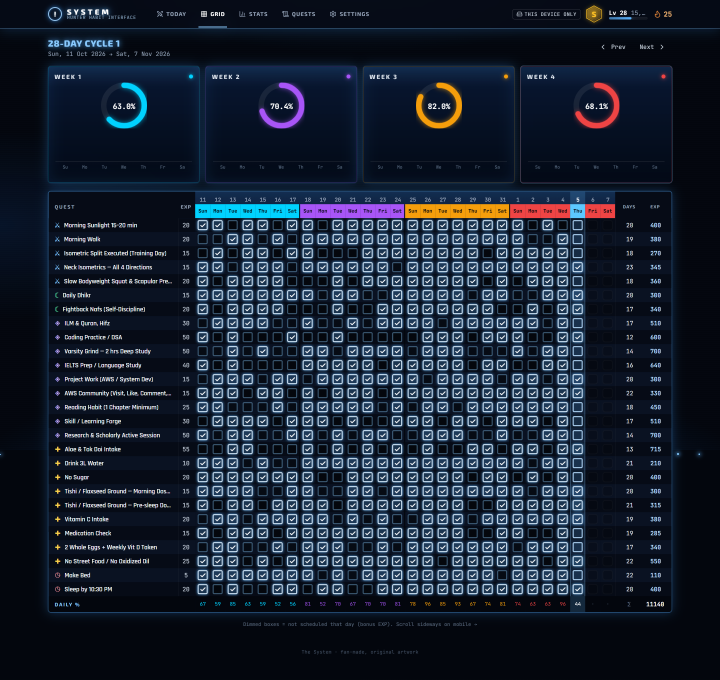
#> input picture docs/screenshots/02-grid-desktop.png, 2160 x 2039 px (shown at 1/3 size)
$ python make_cover.py
#> lines starting #> are read from the running program, lines starting #| are printed output that depends on the picture; after the words box and inside, x2 and y2 are one past the last pixel; in counts of white or black regions, pixels touching at a corner belong together
"""Compose the README banner + LinkedIn post image from the captured screenshots.

Usage:  python scripts/make_cover.py      (run `npm run screenshots` first)
Outputs:
  docs/assets/cover-linkedin.png  1200x627  (LinkedIn link/post image ratio 1.91:1)
  docs/assets/banner.png          1600x560  (README hero)
"""
from pathlib import Path
from PIL import Image, ImageDraw, ImageFilter, ImageFont

ROOT = Path(__file__).resolve().parent.parent
SHOTS = ROOT / "docs" / "screenshots"
OUT = ROOT / "docs" / "assets"
OUT.mkdir(parents=True, exist_ok=True)

BG = (11, 14, 20)
CYAN = (120, 196, 255)
SKY = (59, 158, 255)
WHITE = (226, 243, 255)
MUTED = (120, 140, 160)


def font(names, size):
    for n in names:
        for base in (Path("C:/Windows/Fonts"), Path("/usr/share/fonts/truetype/dejavu")):
            p = base / n
            if p.exists():
                return ImageFont.truetype(str(p), size)
    return ImageFont.load_default()


BOLD = ["bahnschrift.ttf", "segoeuib.ttf", "arialbd.ttf", "DejaVuSans-Bold.ttf"]
MONO = ["consola.ttf", "cour.ttf", "DejaVuSansMono.ttf"]


def backdrop(w, h):
    img = Image.new("RGB", (w, h), BG)
    glow = Image.new("RGB", (w, h), (0, 0, 0))
    g = ImageDraw.Draw(glow)
    g.ellipse([-w * 0.2, -h * 0.9, w * 0.7, h * 0.6], fill=(10, 60, 80))
    g.ellipse([w * 0.55, h * 0.4, w * 1.3, h * 1.6], fill=(45, 20, 70))
    glow = glow.filter(ImageFilter.GaussianBlur(120))
    img = Image.blend(img, glow, 0.6)
    d = ImageDraw.Draw(img)
    for x in range(0, w, 40):  # subtle grid
        d.line([(x, 0), (x, h)], fill=(16, 24, 36))
    for y in range(0, h, 40):
        d.line([(0, y), (w, y)], fill=(16, 24, 36))
    return img


def framed(shot: Image.Image, width: int, radius=18):
    ratio = width / shot.width
    s = shot.resize((width, int(shot.height * ratio)), Image.LANCZOS)
    mask = Image.new("L", s.size, 0)
    ImageDraw.Draw(mask).rounded_rectangle([0, 0, s.width, s.height], radius, fill=255)
    framed_img = Image.new("RGBA", (s.width + 6, s.height + 6), (0, 0, 0, 0))
    ImageDraw.Draw(framed_img).rounded_rectangle([0, 0, s.width + 5, s.height + 5], radius + 3, outline=SKY + (200,), width=3)
    framed_img.paste(s, (3, 3), mask)
    return framed_img


def shadowed(base: Image.Image, layer: Image.Image, xy):
    sh = Image.new("RGBA", base.size, (0, 0, 0, 0))
    ImageDraw.Draw(sh).rounded_rectangle([xy[0], xy[1], xy[0] + layer.width, xy[1] + layer.height], 20, fill=(0, 255, 255, 70))
    sh = sh.filter(ImageFilter.GaussianBlur(22))
    base.alpha_composite(sh)
    base.alpha_composite(layer, xy)


def compose(w, h, title_size, path):
    img = backdrop(w, h).convert("RGBA")
    d = ImageDraw.Draw(img)
    pad = int(w * 0.05)

    # text block
    d.text((pad, int(h * 0.16)), "THE SYSTEM", font=font(BOLD, title_size), fill=CYAN)
    d.text((pad, int(h * 0.16) + title_size + 10), "Solo Leveling-inspired", font=font(BOLD, int(title_size * 0.34)), fill=WHITE)
    d.text((pad, int(h * 0.16) + int(title_size * 1.5) + 14), "RPG habit tracker", font=font(BOLD, int(title_size * 0.34)), fill=WHITE)
    bullets = ["Daily quests · EXP · E→S rank", "28-day grid · streaks · stats", "Offline PWA · React + TS"]
    y = int(h * 0.16) + int(title_size * 2.25) + 26
    for b in bullets:
        d.text((pad, y), "▸ " + b, font=font(MONO, int(title_size * 0.24)), fill=MUTED)
        y += int(title_size * 0.38)
    d.text((pad, h - pad - int(title_size * 0.3)), "ARISE AND LEVEL UP.", font=font(BOLD, int(title_size * 0.3)), fill=SKY)

    # screenshots
    desk = Image.open(SHOTS / "02-grid-desktop.png").convert("RGB")
    desk = desk.crop((0, 0, desk.width, int(desk.width * 0.62)))
    mob = Image.open(SHOTS / "05-today-mobile.png").convert("RGB")
    mob = mob.crop((0, 0, mob.width, int(mob.width * 1.9)))

    dw = int(w * 0.45)
    dl = framed(desk, dw)
    dx = w - dw - int(pad * 0.6)
    dy = int(h * 0.12)
    shadowed(img, dl, (dx, dy))

    mw = int(w * 0.13)
    ml = framed(mob, mw, radius=22)
    mh = min(ml.height, h - int(h * 0.28))
    ml = ml.crop((0, 0, ml.width, mh))
    shadowed(img, ml, (dx - int(mw * 0.35), h - mh - int(pad * 0.35)))

    img.convert("RGB").save(path, optimize=True)
    print("wrote", path)


if __name__ == "__main__":
    compose(1200, 627, 76, OUT / "cover-linkedin.png")
#> in backdrop, `glow = Image.new("RGB", (w, h), (0, 0, 0))`: glow: PIL image 1200x627 RGB; every value is 0
#> in backdrop, `img = Image.blend(img, glow, 0.6)`:
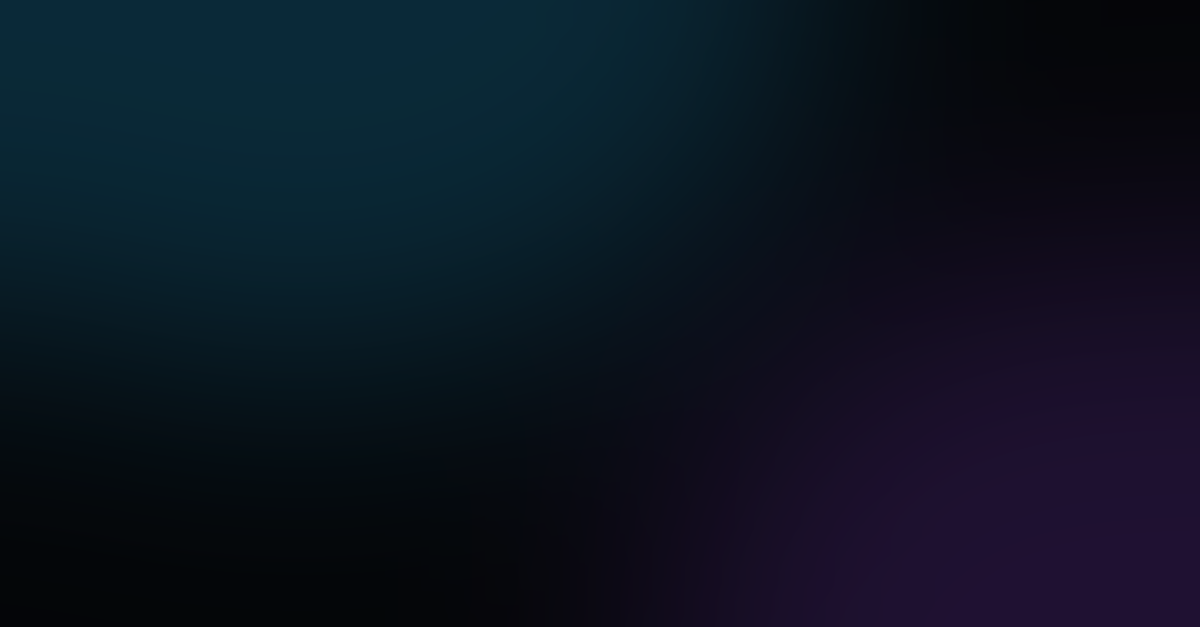
#> img: PIL image 1200x627 RGB; mean R, G, B 12, 20.1, 33.2
#> the loop in font, `for n in names:` made 4 passes
#> n on passes 1 to 4: 'bahnschrift.ttf', 'segoeuib.ttf', 'arialbd.ttf', 'DejaVuSans-Bold.ttf'
#> after the loop in compose, `for b in bullets:`: y = 381
#> in compose, desk is the input picture: PIL image 2160x2039 RGB; mean R, G, B 25.5, 35.9, 51.6
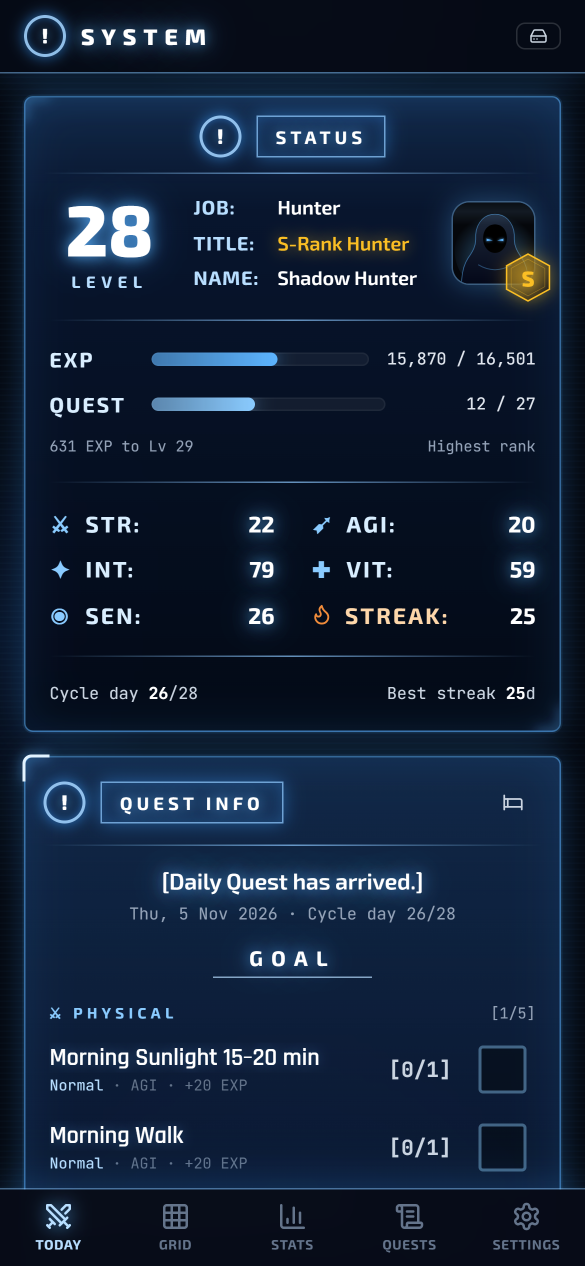
#> input picture docs/screenshots/05-today-mobile.png, 1170 x 2532 px (shown at 1/2 size)
#> in compose, mob is the input picture: PIL image 1170x2532 RGB; mean R, G, B 19.6, 34.9, 57.2
#> in framed, `mask = Image.new("L", s.size, 0)`: mask: PIL image 540x334 L; every value is 0
#> in framed, `ImageDraw.Draw(mask).rounded_rectangle([0, 0, s.width, s.height], radi..`:
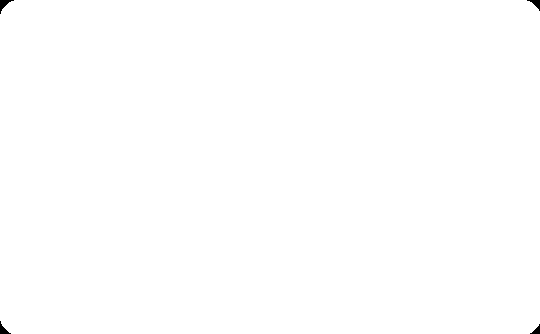
#> mask: PIL image 540x334 L; 99.9% white; 4 black regions, box (x1, y1, x2, y2) and area: (0, 0, 14, 14) 74, (527, 0, 540, 11) 60, (0, 321, 11, 334) 60, (530, 324, 540, 334) 47
#> in framed, `framed_img = Image.new("RGBA", (s.width + 6, s.height + 6), (0, 0, 0, ..`: framed_img: PIL image 546x340 RGBA; every value is 0
#> in shadowed, `sh = Image.new("RGBA", base.size, (0, 0, 0, 0))`: sh: PIL image 1200x627 RGBA; every value is 0
#> in framed (call 2), `mask = Image.new("L", s.size, 0)`: mask: PIL image 156x296 L; every value is 0
#> in framed (call 2), `ImageDraw.Draw(mask).rounded_rectangle([0, 0, s.width, s.height], radi..`: mask: PIL image 156x296 L; 99.2% white; 4 black regions, box (x1, y1, x2, y2) and area: (0, 0, 18, 18) 111, (139, 0, 156, 15) 93, (0, 279, 15, 296) 93, (142, 282, 156, 296) 76
#> in framed (call 2), `framed_img = Image.new("RGBA", (s.width + 6, s.height + 6), (0, 0, 0, ..`: framed_img: PIL image 162x302 RGBA; every value is 0
    compose(1600, 560, 84, OUT / "banner.png")
#> call 2 of backdrop, with w = 1600, h = 560
#> in backdrop (call 2), `glow = Image.new("RGB", (w, h), (0, 0, 0))`: glow: PIL image 1600x560 RGB; every value is 0
#> in backdrop (call 2), `img = Image.blend(img, glow, 0.6)`:
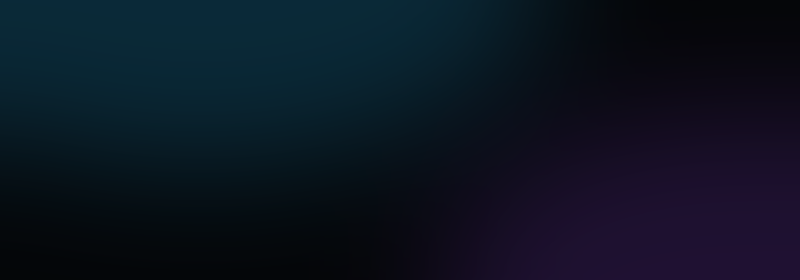
#> img: PIL image 1600x560 RGB (shown at 1/2 size); mean R, G, B 12, 20.1, 33.2
#> the loop in font (call 2), `for n in names:` made 4 passes
#> call 3 of framed, with width = 720, radius = 18
#> in framed (call 3), `mask = Image.new("L", s.size, 0)`: mask: PIL image 720x446 L; every value is 0
#> in framed (call 3), `ImageDraw.Draw(mask).rounded_rectangle([0, 0, s.width, s.height], radi..`: mask: PIL image 720x446 L; 99.9% white; 4 black regions, box (x1, y1, x2, y2) and area: (0, 0, 14, 14) 74, (707, 0, 720, 11) 60, (0, 433, 11, 446) 60, (710, 436, 720, 446) 47
#> in framed (call 3), `framed_img = Image.new("RGBA", (s.width + 6, s.height + 6), (0, 0, 0, ..`: framed_img: PIL image 726x452 RGBA; every value is 0
#> in framed (call 3), `framed_img.paste(s, (3, 3), mask)`:
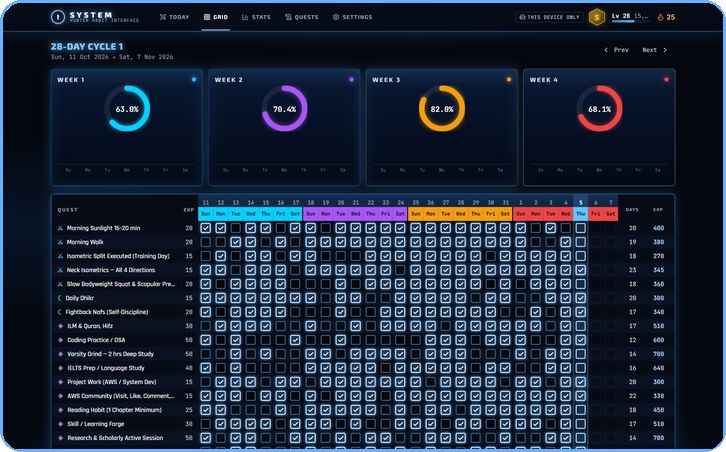
#> framed_img: PIL image 726x452 RGBA; mean R, G, B, A 26.8, 39.2, 57.6, 253.5; transparent parts drawn white
#> call 3 of shadowed, with xy = (832, 67)
#> in shadowed (call 3), `sh = Image.new("RGBA", base.size, (0, 0, 0, 0))`: sh: PIL image 1600x560 RGBA; every value is 0
#> in shadowed (call 3), `sh = sh.filter(ImageFilter.GaussianBlur(22))`:
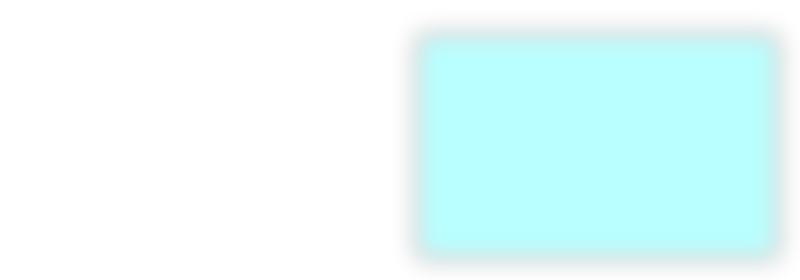
#> sh: PIL image 1600x560 RGBA (shown at 1/2 size); mean R, G, B, A 0, 93.6, 93.6, 25.7; transparent parts drawn white
#> call 4 of framed, with width = 208, radius = 22
#> in framed (call 4), `s = shot.resize((width, int(shot.height * ratio)), Image.LANCZOS)`:
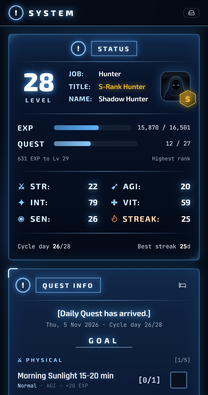
#> s: PIL image 208x395 RGB; mean R, G, B 19.9, 35.6, 58.1
